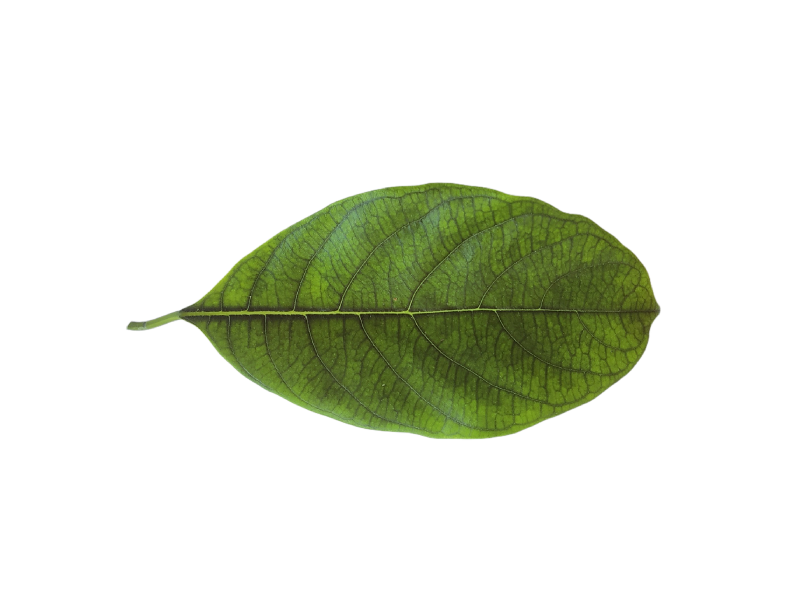
#> input picture dataset/Daun_Nangka/001.jpg, 1600 x 1200 px (shown at 1/2 size); its folder holds only this picture in this run
$ jupyter execute --allow-errors random_forest_classification.ipynb
#> lines starting #> are read from the running program, lines starting #| are printed output that depends on the picture
[cell 1]
# === Import Library ===
import os
import cv2
import numpy as np
import pandas as pd
import matplotlib.pyplot as plt
import seaborn as sns
from sklearn.model_selection import train_test_split
from sklearn.ensemble import RandomForestClassifier
from sklearn.metrics import accuracy_score, classification_report, confusion_matrix, precision_recall_fscore_support
import joblib
import random

# === Path ke dataset ===
data_dir = "dataset"

if not os.path.exists(data_dir):
    raise FileNotFoundError("⚠️ Folder 'dataset' tidak ditemukan. Pastikan folder tersebut ada di direktori proyek.")

# === Membaca gambar dan mengekstraksi fitur warna (histogram RGB) ===
labels = []
features = []
images = []  # simpan gambar untuk visualisasi

for folder in os.listdir(data_dir):
    folder_path = os.path.join(data_dir, folder)
    if not os.path.isdir(folder_path):
        continue

    for file in os.listdir(folder_path):
        img_path = os.path.join(folder_path, file)
        img = cv2.imread(img_path)
#> img is the input picture: shape (1200, 1600, 3); mean B, G, R 215.7, 228.4, 224.3
        if img is None:
            continue

        img = cv2.resize(img, (128, 128))
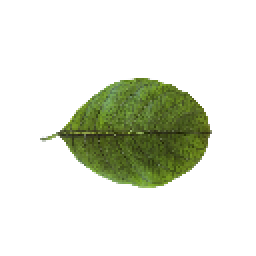
#> img: shape (128, 128, 3) (shown 2 times larger); mean B, G, R 215.7, 228.3, 224.2
        hist = cv2.calcHist([img], [0, 1, 2], None, [8, 8, 8],
                            [0, 256, 0, 256, 0, 256])
        hist = cv2.normalize(hist, hist).flatten()
#> hist = 512 values, max 0.997 at index 511, min 0 at index 1, mean 0.00239

        features.append(hist)
        labels.append(folder)
        images.append((img, folder))  # simpan (gambar, label_asli)
#> pass 2 of the loop `for folder in os.listdir(data_dir):`:
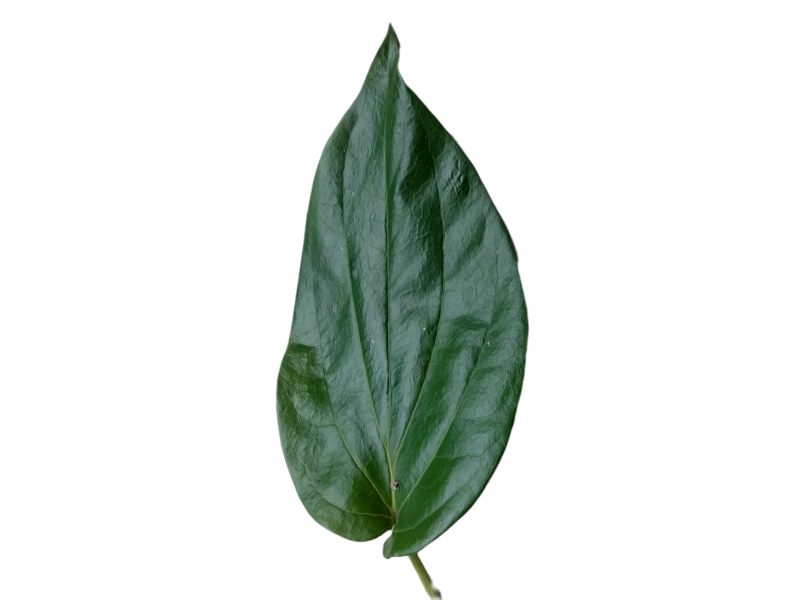
#> input picture dataset/Daun_Sirih/001.jpg, 1600 x 1200 px (shown at 1/2 size)
#> img is the input picture: shape (1200, 1600, 3); mean B, G, R 222.2, 226.5, 220.2
#> `img = cv2.resize(img, (128, 128))`:
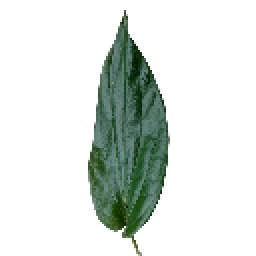
#> img: shape (128, 128, 3) (shown 2 times larger); mean B, G, R 222.2, 226.5, 220.2
#> hist = 512 values, max 0.996 at index 511, min 0 at index 1, mean 0.00239

print(f"✅ Jumlah gambar terbaca: {len(features)} dari {len(set(labels))} kelas")
#| ✅ Jumlah gambar terbaca: 2 dari 2 kelas

# === Ubah ke format NumPy array ===
X = np.array(features)
y = np.array(labels)

# === Split data ===
X_train, X_test, y_train, y_test = train_test_split(X, y, test_size=0.2, random_state=42)
print("Data latih:", len(X_train))
#| Data latih: 1
print("Data uji:", len(X_test))
#| Data uji: 1

# === Inisialisasi dan latih model Random Forest ===
rf = RandomForestClassifier(n_estimators=100, random_state=42)
rf.fit(X_train, y_train)

# === Prediksi ===
y_pred = rf.predict(X_test)

# === Evaluasi ===
acc = accuracy_score(y_test, y_pred)
#> acc = 0
print(f"\n🎯 Akurasi Model Random Forest: {acc * 100:.2f}%\n")
#| 🎯 Akurasi Model Random Forest: 0.00%
print("=== Classification Report ===")
print(classification_report(y_test, y_pred))
#|               precision    recall  f1-score   support
#|  Daun_Nangka       0.00      0.00      0.00       0.0
#|   Daun_Sirih       0.00      0.00      0.00       1.0
#|     accuracy                           0.00       1.0
#|    macro avg       0.00      0.00      0.00       1.0
#| weighted avg       0.00      0.00      0.00       1.0

# === Confusion Matrix ===
cm = confusion_matrix(y_test, y_pred, labels=np.unique(y))
#> cm = [[0, 0], [1, 0]]
plt.figure(figsize=(6, 5))
sns.heatmap(cm, annot=True, fmt='d', cmap='Blues', xticklabels=np.unique(y), yticklabels=np.unique(y))
plt.title("Confusion Matrix - Random Forest")
plt.xlabel("Predicted Label")
plt.ylabel("True Label")
plt.show()
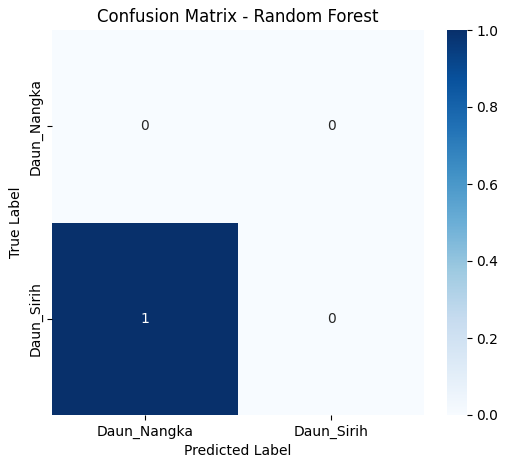
#> figure drawn by matplotlib, 2 panels

# === Grafik 1: Akurasi per Kelas ===
precision, recall, f1, support = precision_recall_fscore_support(y_test, y_pred, labels=np.unique(y))
#> precision = [0, 0]; recall = [0, 0]; f1 = [0, 0]; support = [0, 1]

plt.figure(figsize=(8,5))
plt.bar(np.unique(y), recall * 100, color='green')
plt.title("📊 Tingkat Recall per Kelas (Akurasi per Kelas)")
plt.ylabel("Recall (%)")
plt.xlabel("Nama Kelas")
plt.ylim(0, 110)
plt.show()
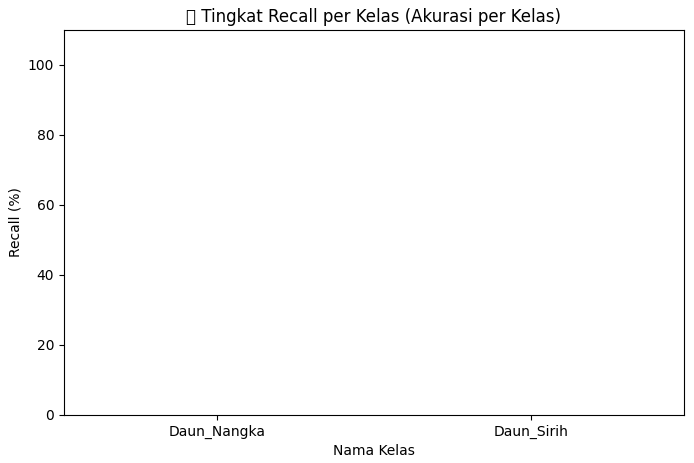
#> figure drawn by matplotlib, 1 panel

# === Grafik 2: F1-Score per Kelas ===
plt.figure(figsize=(8,5))
plt.bar(np.unique(y), f1 * 100, color='orange')
plt.title("📈 Nilai F1-Score per Kelas")
plt.ylabel("F1-Score (%)")
plt.xlabel("Nama Kelas")
plt.ylim(0, 110)
plt.show()

# === Grafik 3: Feature Importance dari Random Forest ===
importances = rf.feature_importances_
indices = np.argsort(importances)[-10:]  # Ambil 10 fitur paling penting

plt.figure(figsize=(10,5))
plt.bar(range(len(indices)), importances[indices], color='purple')
plt.title("🔥 10 Fitur Warna Paling Penting (Random Forest)")
plt.xlabel("Index Fitur")
plt.ylabel("Tingkat Pentingnya")
plt.show()
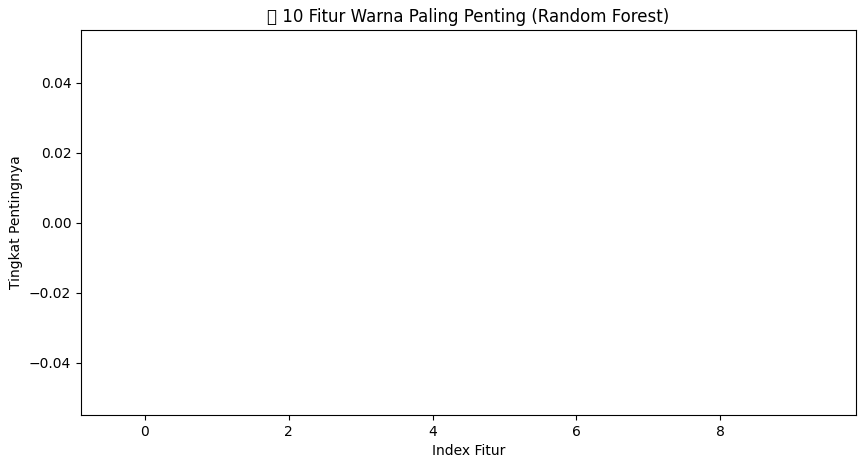
#> figure drawn by matplotlib, 1 panel

# === Tampilkan hasil prediksi contoh ===
print("\nContoh 5 hasil prediksi:")
for i in range(min(5, len(y_pred))):
    print(f"{i+1}. Prediksi: {y_pred[i]} | Asli: {y_test[i]}")
#> this loop made 1 pass
#| 1. Prediksi: Daun_Nangka | Asli: Daun_Sirih

# === Tampilkan contoh gambar hasil prediksi (visual) ===
print("\n📸 Menampilkan beberapa contoh gambar hasil prediksi...")
num_examples = 6
plt.figure(figsize=(12, 8))

# Pilih beberapa gambar acak dari dataset
#> (the rest of this cell did not finish here and is left out)
